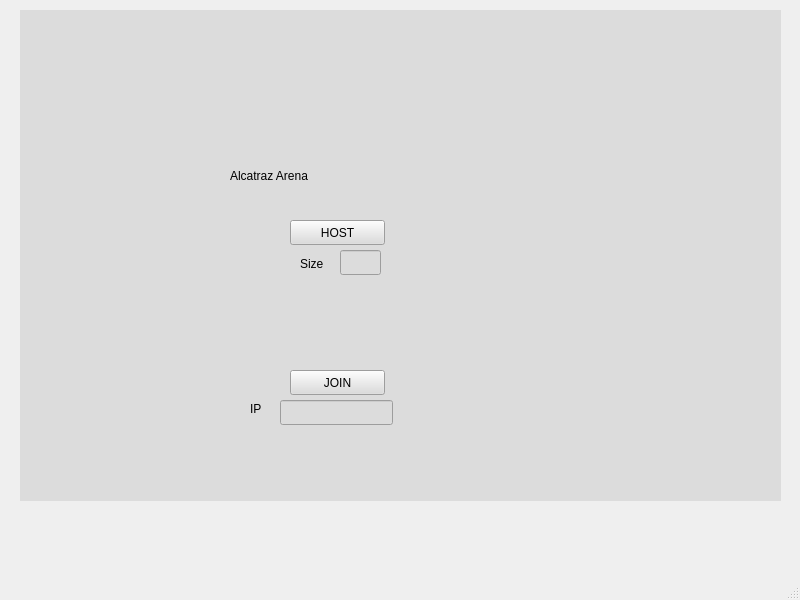
<?xml version="1.0" encoding="UTF-8"?>
<ui version="4.0">
 <class>MainWindow</class>
 <widget class="QMainWindow" name="MainWindow">
  <property name="geometry">
   <rect>
    <x>0</x>
    <y>0</y>
    <width>800</width>
    <height>600</height>
   </rect>
  </property>
  <property name="windowTitle">
   <string>MainWindow</string>
  </property>
  <widget class="QWidget" name="centralwidget">
   <widget class="QStackedWidget" name="stackedWidget">
    <property name="geometry">
     <rect>
      <x>20</x>
      <y>10</y>
      <width>761</width>
      <height>491</height>
     </rect>
    </property>
    <property name="styleSheet">
     <string notr="true">background-color:rgb(220, 220, 220)</string>
    </property>
    <property name="currentIndex">
     <number>0</number>
    </property>
    <widget class="QWidget" name="main">
     <widget class="QPushButton" name="hostButton">
      <property name="geometry">
       <rect>
        <x>270</x>
        <y>210</y>
        <width>95</width>
        <height>25</height>
       </rect>
      </property>
      <property name="styleSheet">
       <string notr="true">color:rgb(0, 0, 0)</string>
      </property>
      <property name="text">
       <string>HOST</string>
      </property>
     </widget>
     <widget class="QPushButton" name="joinButton">
      <property name="geometry">
       <rect>
        <x>270</x>
        <y>360</y>
        <width>95</width>
        <height>25</height>
       </rect>
      </property>
      <property name="styleSheet">
       <string notr="true">color:black</string>
      </property>
      <property name="text">
       <string>JOIN</string>
      </property>
     </widget>
     <widget class="QLabel" name="Title">
      <property name="geometry">
       <rect>
        <x>210</x>
        <y>140</y>
        <width>311</width>
        <height>51</height>
       </rect>
      </property>
      <property name="styleSheet">
       <string notr="true">QLabel {
    font: 600 25pt &quot;URW Bookman&quot;;
    color: black;
    border-radius: 8px;
}</string>
      </property>
      <property name="text">
       <string>Alcatraz Arena</string>
      </property>
     </widget>
     <widget class="QLineEdit" name="ip_input">
      <property name="geometry">
       <rect>
        <x>260</x>
        <y>390</y>
        <width>113</width>
        <height>25</height>
       </rect>
      </property>
     </widget>
     <widget class="QLabel" name="label">
      <property name="geometry">
       <rect>
        <x>230</x>
        <y>390</y>
        <width>21</width>
        <height>17</height>
       </rect>
      </property>
      <property name="styleSheet">
       <string notr="true">color:black</string>
      </property>
      <property name="text">
       <string>IP</string>
      </property>
     </widget>
     <widget class="QLineEdit" name="size_input">
      <property name="geometry">
       <rect>
        <x>320</x>
        <y>240</y>
        <width>41</width>
        <height>25</height>
       </rect>
      </property>
     </widget>
     <widget class="QLabel" name="label_2">
      <property name="geometry">
       <rect>
        <x>280</x>
        <y>245</y>
        <width>31</width>
        <height>17</height>
       </rect>
      </property>
      <property name="styleSheet">
       <string notr="true">color:black</string>
      </property>
      <property name="text">
       <string>Size</string>
      </property>
     </widget>
    </widget>
    <widget class="QWidget" name="play">
     <widget class="QGraphicsView" name="graphicsView">
      <property name="geometry">
       <rect>
        <x>10</x>
        <y>10</y>
        <width>471</width>
        <height>391</height>
       </rect>
      </property>
     </widget>
     <widget class="QLabel" name="label_item">
      <property name="geometry">
       <rect>
        <x>490</x>
        <y>200</y>
        <width>67</width>
        <height>17</height>
       </rect>
      </property>
      <property name="styleSheet">
       <string notr="true">color:black</string>
      </property>
      <property name="text">
       <string>Item</string>
      </property>
     </widget>
     <widget class="QTextEdit" name="item">
      <property name="geometry">
       <rect>
        <x>490</x>
        <y>220</y>
        <width>104</width>
        <height>111</height>
       </rect>
      </property>
      <property name="styleSheet">
       <string notr="true">color:black</string>
      </property>
     </widget>
     <widget class="QLabel" name="label_status">
      <property name="geometry">
       <rect>
        <x>490</x>
        <y>10</y>
        <width>67</width>
        <height>17</height>
       </rect>
      </property>
      <property name="styleSheet">
       <string notr="true">color:black</string>
      </property>
      <property name="text">
       <string>Status</string>
      </property>
     </widget>
     <widget class="QLabel" name="label_3">
      <property name="geometry">
       <rect>
        <x>10</x>
        <y>410</y>
        <width>171</width>
        <height>17</height>
       </rect>
      </property>
      <property name="styleSheet">
       <string notr="true">color:black</string>
      </property>
      <property name="text">
       <string>WASD -&gt; 조종 / 깨기(공격)</string>
      </property>
     </widget>
     <widget class="QLabel" name="label_4">
      <property name="geometry">
       <rect>
        <x>10</x>
        <y>430</y>
        <width>171</width>
        <height>17</height>
       </rect>
      </property>
      <property name="styleSheet">
       <string notr="true">color:black</string>
      </property>
      <property name="text">
       <string>C -&gt; 패링</string>
      </property>
     </widget>
     <widget class="QLabel" name="label_5">
      <property name="geometry">
       <rect>
        <x>10</x>
        <y>450</y>
        <width>171</width>
        <height>17</height>
       </rect>
      </property>
      <property name="styleSheet">
       <string notr="true">color:black</string>
      </property>
      <property name="text">
       <string>L_Alt   -&gt; 아이템 사용</string>
      </property>
     </widget>
     <widget class="QTextEdit" name="health">
      <property name="geometry">
       <rect>
        <x>490</x>
        <y>60</y>
        <width>101</width>
        <height>131</height>
       </rect>
      </property>
      <property name="styleSheet">
       <string notr="true">color:black</string>
      </property>
     </widget>
     <widget class="QLabel" name="label_6">
      <property name="geometry">
       <rect>
        <x>495</x>
        <y>35</y>
        <width>31</width>
        <height>17</height>
       </rect>
      </property>
      <property name="styleSheet">
       <string notr="true">color:black</string>
      </property>
      <property name="text">
       <string>체력</string>
      </property>
     </widget>
     <widget class="QPushButton" name="readyButton">
      <property name="geometry">
       <rect>
        <x>490</x>
        <y>370</y>
        <width>95</width>
        <height>25</height>
       </rect>
      </property>
      <property name="styleSheet">
       <string notr="true">color:black</string>
      </property>
      <property name="text">
       <string>Ready</string>
      </property>
     </widget>
     <widget class="QTextEdit" name="log">
      <property name="geometry">
       <rect>
        <x>630</x>
        <y>30</y>
        <width>121</width>
        <height>451</height>
       </rect>
      </property>
      <property name="styleSheet">
       <string notr="true">color:black</string>
      </property>
     </widget>
     <widget class="QLabel" name="label_9">
      <property name="geometry">
       <rect>
        <x>490</x>
        <y>350</y>
        <width>67</width>
        <height>17</height>
       </rect>
      </property>
      <property name="styleSheet">
       <string notr="true">color:black</string>
      </property>
      <property name="text">
       <string>준비 버튼</string>
      </property>
     </widget>
     <widget class="QLabel" name="label_10">
      <property name="geometry">
       <rect>
        <x>10</x>
        <y>470</y>
        <width>171</width>
        <height>17</height>
       </rect>
      </property>
      <property name="styleSheet">
       <string notr="true">color:black</string>
      </property>
      <property name="text">
       <string>Q   -&gt; 아이템 변경</string>
      </property>
     </widget>
     <zorder>item</zorder>
     <zorder>graphicsView</zorder>
     <zorder>label_item</zorder>
     <zorder>label_status</zorder>
     <zorder>label_3</zorder>
     <zorder>label_4</zorder>
     <zorder>label_5</zorder>
     <zorder>health</zorder>
     <zorder>label_6</zorder>
     <zorder>readyButton</zorder>
     <zorder>log</zorder>
     <zorder>label_9</zorder>
     <zorder>label_10</zorder>
    </widget>
    <widget class="QWidget" name="end">
     <widget class="QTextEdit" name="resultTextEdit">
      <property name="geometry">
       <rect>
        <x>340</x>
        <y>130</y>
        <width>104</width>
        <height>70</height>
       </rect>
      </property>
     </widget>
    </widget>
   </widget>
  </widget>
  <widget class="QMenuBar" name="menubar">
   <property name="geometry">
    <rect>
     <x>0</x>
     <y>0</y>
     <width>800</width>
     <height>22</height>
    </rect>
   </property>
  </widget>
  <widget class="QStatusBar" name="statusbar"/>
 </widget>
 <resources/>
 <connections/>
</ui>
